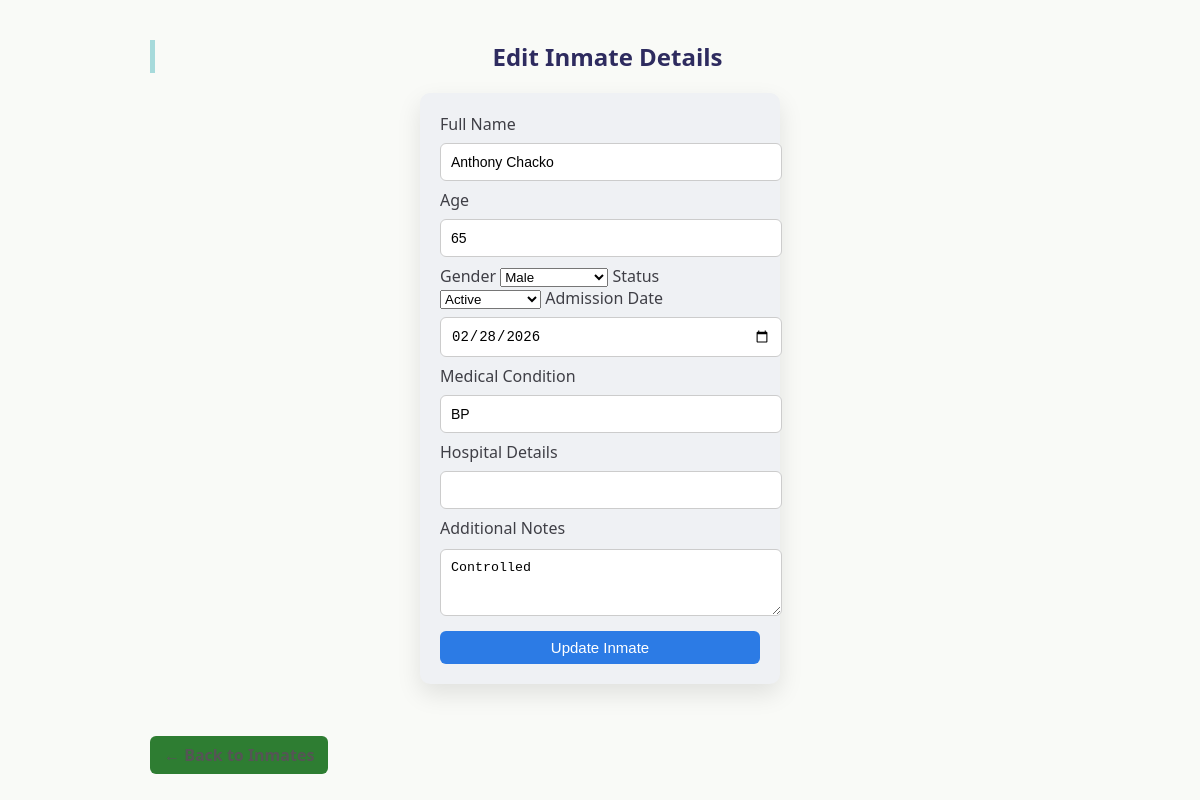
Screenshot of /admin/edit-inmate/46 (signed in) with the database file from the repository.
### tables this page shows
CREATE TABLE inmates(
        id INTEGER PRIMARY KEY AUTOINCREMENT,
        name TEXT,
        age INTEGER,
        gender TEXT,
        admission_date TEXT,
        status TEXT,
        illness TEXT,
        hospital_details TEXT,
        notes TEXT,
        date_of_death TEXT,
        previous_status TEXT,
        status_updated_date TEXT
    );

### app.py (the view, shortened to what this page needs)
@app.route("/admin/edit-inmate/<int:id>", methods=["GET", "POST"])
def edit_inmate(id):
    if "admin" not in session:
        return redirect("/login")
    db = get_db()
    cur = db.cursor()
    cur.execute("SELECT * FROM inmates WHERE id=?", (id,))
    inmate = cur.fetchone()
    return render_template("edit_inmate.html", inmate=inmate)

### app.py (called while the page is built)
def get_db():
    conn = sqlite3.connect(DB)
    conn.row_factory = sqlite3.Row
    return conn

### templates/edit_inmate.html (shortened to what this page needs)
<!DOCTYPE html>
<html>
<head>
    <link rel="stylesheet" href="{{ url_for('static', filename='style.css') }}">
</head>
<body>
<div class="container">
    <h2>Edit Inmate Details</h2>
    <form method="POST">
        <label>Full Name</label>
        <input type="text" name="name" value="{{ inmate.name }}" required>
        <label>Age</label>
        <input type="number" name="age" value="{{ inmate.age }}" required>
        <label>Gender</label>
        <select name="gender" required>
            <option value="Male" {{ 'selected' if inmate.gender == 'Male' else '' }}>Male</option>
        </select>
        <label>Status</label>
        <select name="status" id="status" onchange="toggleDeathDate()" required>
            <option value="Active" {{ 'selected' if inmate.status == 'Active' else '' }}>Active</option>
        </select>
        <label>Admission Date</label>
        <input type="date" name="admission_date" value="{{ inmate.admission_date }}" required>
        <label>Medical Condition</label>
        <input type="text" name="illness" value="{{ inmate.illness }}">
        <label>Hospital Details</label>
        <input type="text" name="hospital_details" value="{{ inmate.hospital_details }}">
        <label>Additional Notes</label>
        <textarea name="notes" rows="3">{{ inmate.notes }}</textarea>
        <button type="submit">Update Inmate</button>
    </form>
    <br>
    <a href="/admin/inmates" class="back-btn">← Back to Inmates</a>
</div>
</body>
</html>

### static/style.css (style rules this page uses)
body { font-family: "Segoe UI", Arial, sans-serif; background: #F9FAF7; padding: 20px; margin: 0; color: #3F3F46; }
h2 { color: #2E2B5F; border-left: 5px solid #A7DADB; padding-left: 10px; }
form { background: #EFF1F4; padding: 20px; width: 320px; margin: 20px auto; border-radius: 10px; box-shadow: 0px 10px 25px rgba(0,0,0,0.1); }
input { width: 100%; padding: 10px; margin: 8px 0; border-radius: 6px; border: 1px solid #ccc; font-size: 14px; }
button { width: 100%; padding: 10px; margin-top: 10px; color: #2E2B5F; background: #F2A65A; outline: none; font-size: 15px; border: none; border-radius: 6px; cursor: pointer; transition: transform 0.2s, box-shadow 0.2s; }
a { display: inline-block; margin-top: 10px; color: #2E2B5F; text-decoration: none; font-weight: 600; }
.back-btn { padding: 8px 14px; background: #2e7d32; color: white; text-decoration: none; border-radius: 6px; transition: 0.3s; }
h2 { text-align: center; margin-bottom: 20px; }
a { text-decoration: none; color: #007bff; display: inline-block; margin-top: 20px; }
.back-btn { display: inline-block; margin-top: 10px; text-decoration: none; color: #555; }
textarea { width: 100%; padding: 10px; border-radius: 6px; border: 1px solid #ccc; resize: vertical; margin-top: 10px; }
button { margin-top: 10px; background: #2c7be5; color: white; border: none; padding: 8px 16px; border-radius: 6px; cursor: pointer; transition: 0.3s ease; font-weight: 500; }
.container { max-width: 900px; margin: auto; }

### rows the page displays
inmates: name "Anthony Chacko", age "65", admission_date "02/28/2026", illness "BP", notes "Controlled"
